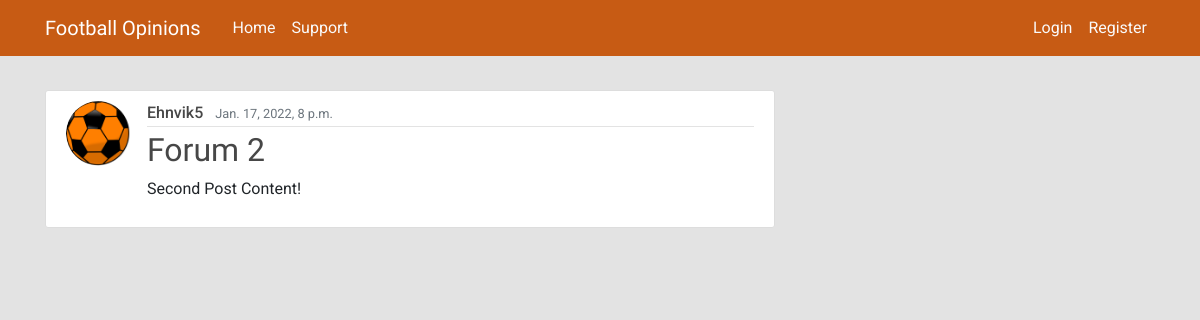
The app's page /post/2/ with its own data.
### forum/models.py (models this page shows, shortened)
class Post(models.Model):
    title = models.CharField(max_length=100)
    content = models.TextField()
    date_posted = models.DateTimeField(default=timezone.now)
    author = models.ForeignKey(User, on_delete=models.CASCADE)

### users/models.py (models this page shows, shortened)
class Profile(models.Model):
    user = models.OneToOneField(User, on_delete=models.CASCADE)
    image = models.ImageField(default='default.jpg', upload_to='profile_pics')

### forum/views.py (the view)
# urls.py: path('post/<int:pk>/', PostDetailView.as_view(), name='post-detail'),
class PostDetailView(DetailView):
    model = Post

### forum/templates/forum/post_detail.html (shortened to what this page needs)
{% extends "forum/base.html" %}
{% block content %}
<article class="media content-section">
    <img class="rounded-circle article-img" src="{{ object.author.profile.image.url }}">
    <div class="media-body">
        <div class="article-metadata">
            <a class="mr-2 post-detail-button" href="{% url 'user-posts' object.author.username %}">{{ object.author }}</a>
            <small class="text-muted">{{ object.date_posted }}</small>
        </div>
        <h2 class="article-title">{{ object.title }}</h2>
        <p class="article-content">{{ object.content }}</p>
    </div>
</article>
{% endblock content %}

### forum/static/forum/style.css (style rules this page uses)
html body { background-color: #e3e3e3; margin-top: 5rem; font-family: "Roboto", sans-serif; }
h1, h2, h3, h4, h5, h6 { color: #fafafa; font-family: "Exo", sans-serif; }
.content-section { background: #ffffff; padding: 10px 20px; border: 1px solid #dddddd; border-radius: 3px; margin-bottom: 20px; }
.post-detail-button { color: rgb(71, 71, 71) !important; border: none !important; text-decoration: none !important; font-weight: 450 !important; font-family: "Roboto", sans-serif !important; }
.article-title { color: rgb(71, 71, 71); font-family: "Exo", sans-serif; }
.article-content { white-space: pre-line; }
.article-img { height: 65px; width: 65px; margin-right: 16px; }
.article-metadata { padding-bottom: 1px; margin-bottom: 4px; border-bottom: 1px solid #e3e3e3 }

### records on screen
Post: author.profile.image (picture), author "Ehnvik5", date_posted "Jan. 17, 2022, 8 p.m.", title "Forum 2", content "Second Post Content!"
